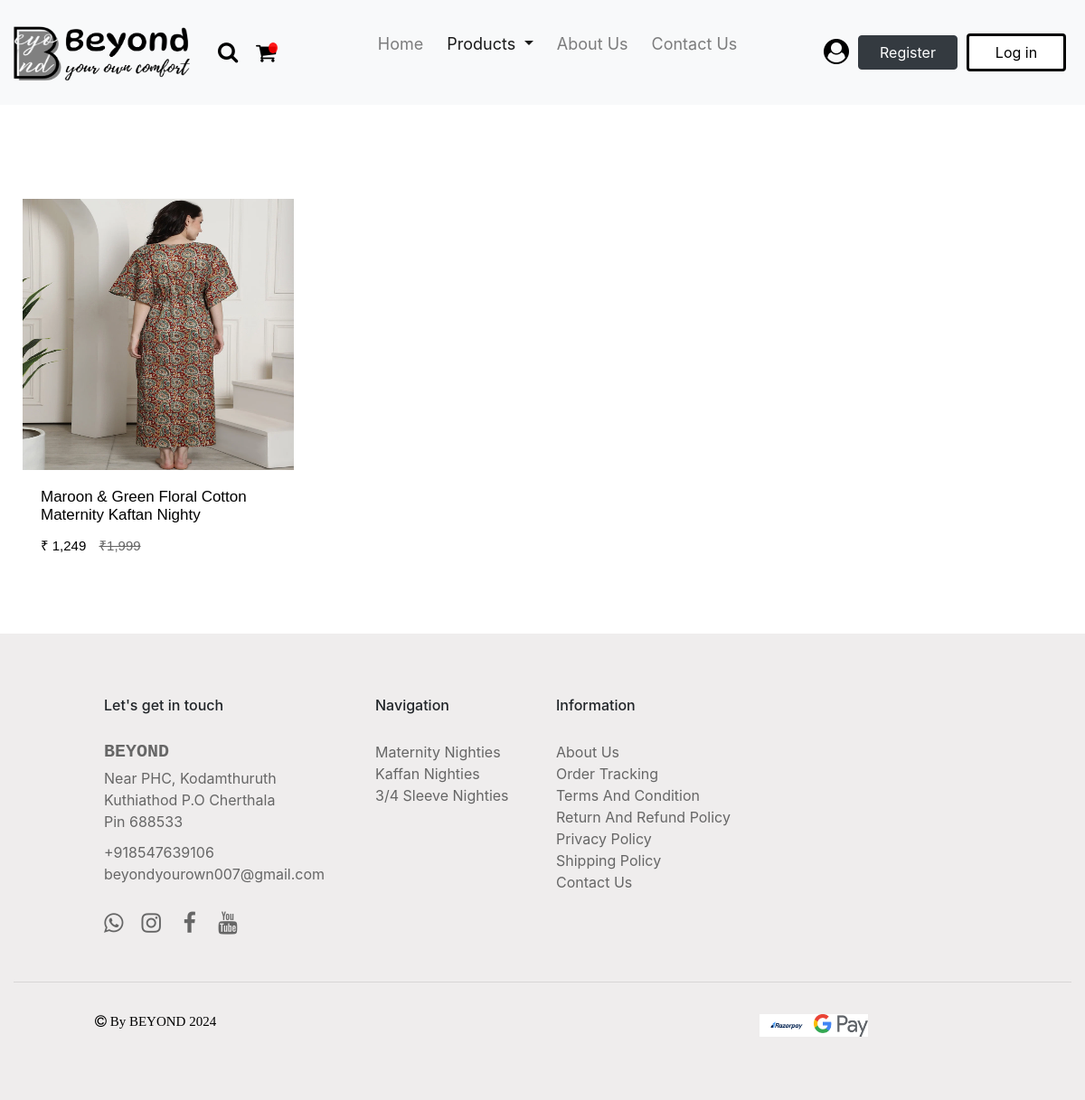
Before: /product/kaftan/ with the older database file.
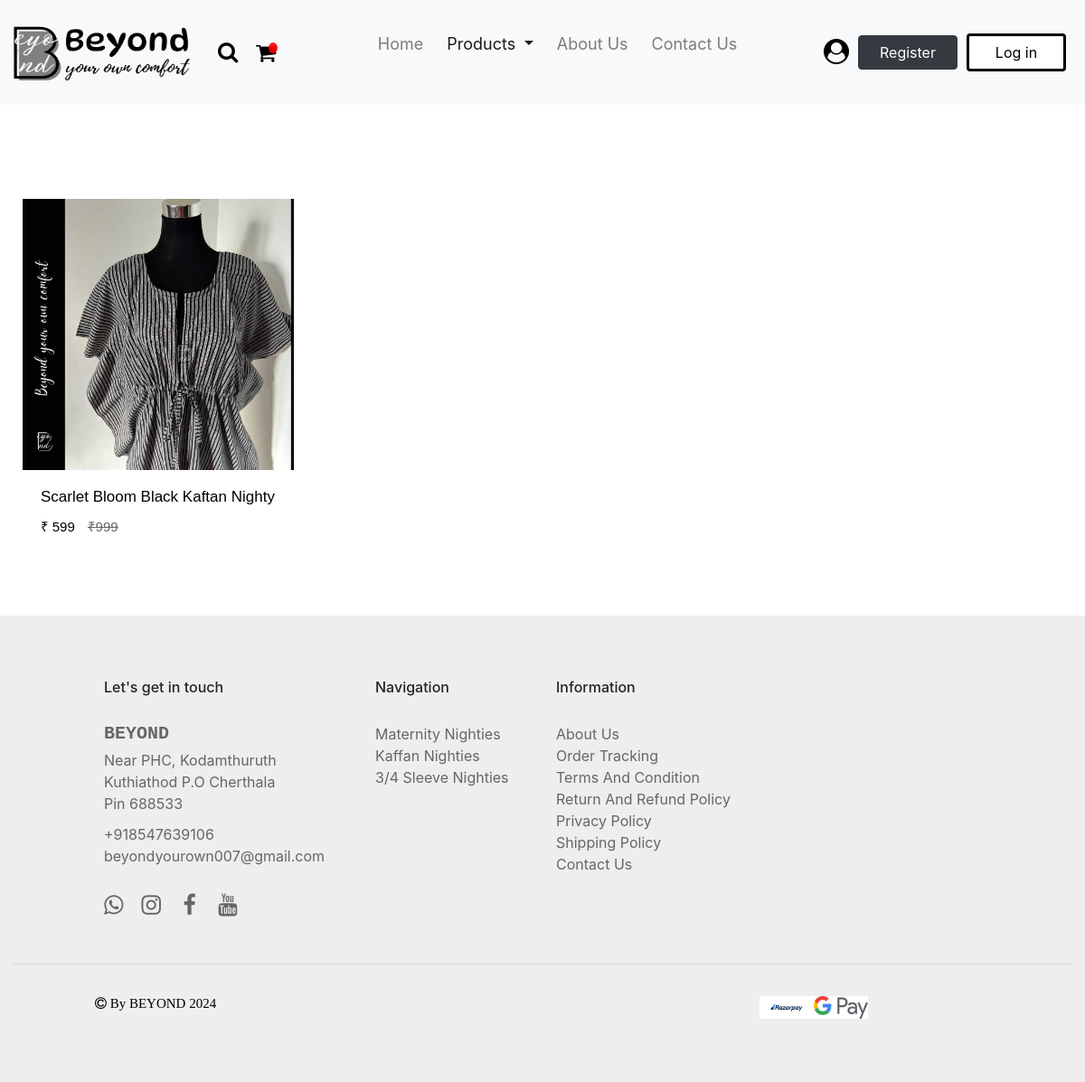
After: the same page with the newer database file.
### products/models.py (models this page shows, shortened)
class Product(BaseModel):
    product_name = models.CharField(max_length = 100)
    slug = models.SlugField(unique = True, null = True, blank = True)
    category = models.ForeignKey(Category, on_delete = models.CASCADE, related_name = "products")
    brand = models.CharField(max_length = 100, null = True)
    price = models.TextField(max_length = 10, null = True)
    dummy_price = models.TextField(max_length = 10, null = True)
    product_description = models.TextField(max_length = 500)
    color = models.CharField(max_length = 100, null = True)
    size_variant = models.ManyToManyField(SizeVariant, blank = True)

class ProductImage(BaseModel):
    product = models.ForeignKey(Product,  on_delete = models.CASCADE, related_name = "product_images")
    image = models.ImageField(upload_to="product")

### products/views.py (the view)
# urls.py: path('kaftan/', kaftan, name = 'kaftan'),
def kaftan(request):
    category_name = 'Kaftan Nighties'
    category = Category.objects.get(category_name = category_name)
    products = Product.objects.filter(category = category)
    return render(request, 'product/kaftan.html' , {'category_name': category_name, 'products': products})

### templates/product/kaftan.html (shortened to what the changed rows need)
{% load static %}
<!DOCTYPE html>
<html lang="en">
<head>
    <link href="https://use.fontawesome.com/releases/v5.0.1/css/all.css" rel="stylesheet">
    <link rel="stylesheet" href="https://cdn.jsdelivr.net/npm/bootstrap@4.6.2/dist/css/bootstrap.min.css">
    <link rel="stylesheet" href="https://cdnjs.cloudflare.com/ajax/libs/font-awesome/4.7.0/css/font-awesome.min.css">
</head>
<body>
    <div class="container-fluid" id="container">
        <div class="row">
            {% for j in products %}
            <div class="row row-cols-2 g-2">
                <div class="col">
                    <div class="card">
                        <div class="grid-image">
                            <a href="{% url 'get_products' j.slug %}"><img src="/media/{{j.product_images.first.image}}" class="card-img-top" alt="..."></a>
                        </div>
                        <div class="card-body">
                            <a href="{% url 'get_products' j.slug %}" class="link"><h5 class="card-title">{{j.product_name}}</h5></a>
                            <p class="card-price">₹ {{j.price}} <strike class="dummy-price">₹{{j.dummy_price}}</strike></p>
                        </div>
                    </div>
                </div>
            </div>
            {% endfor %}
        </div>
    </div>
</body>
</html>

Changed rows visible on the page:
removed Product: product_images.first.image (picture), product_name "Maroon & Green Floral Cotton Maternity Kaftan Nighty", price "1,249", dummy_price "1,999"
added Product: product_images.first.image (picture), product_name "Scarlet Bloom Black Kaftan Nighty", price "599", dummy_price "999"
